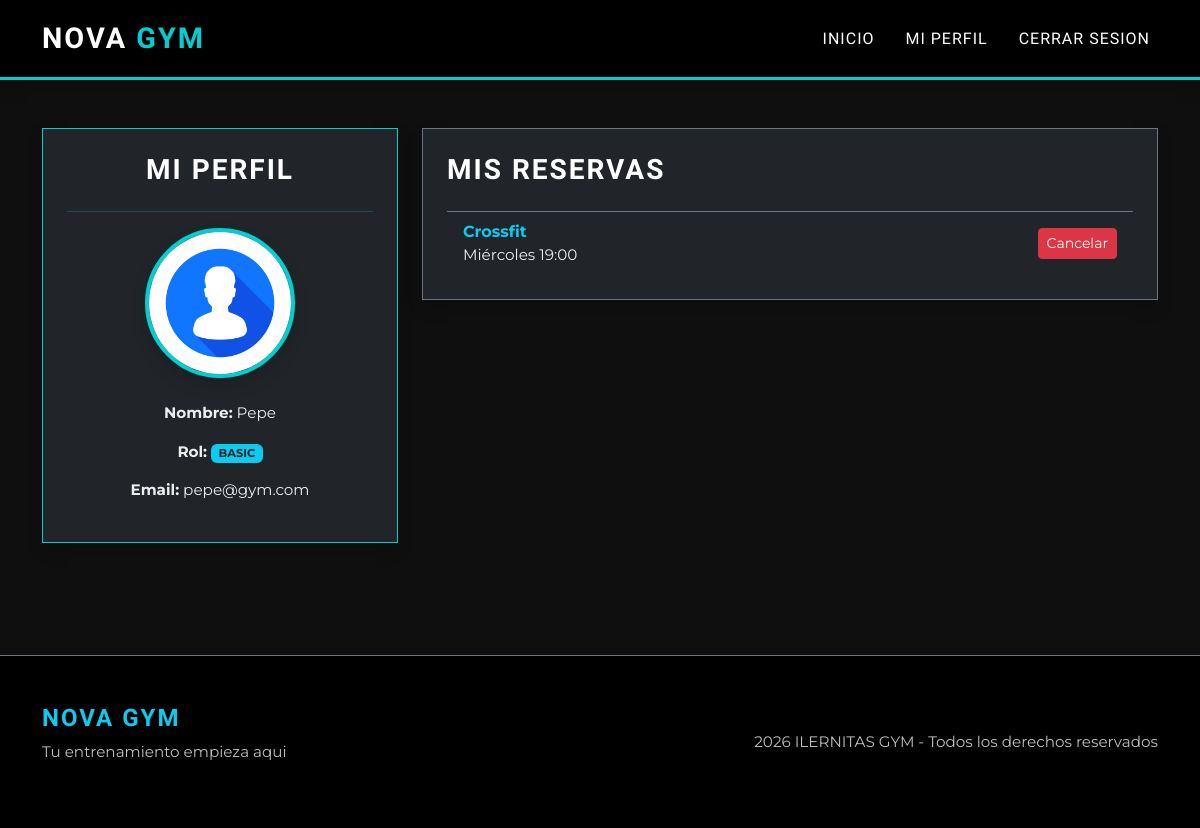
/pages/perfil.php (signed in), run on the app's committed database.
### tables this page shows
CREATE TABLE reservas (
    id INTEGER PRIMARY KEY AUTOINCREMENT,
    id_usuario INTEGER NOT NULL,
    id_clase INTEGER NOT NULL,
    fecha_reserva TEXT DEFAULT CURRENT_TIMESTAMP,
    FOREIGN KEY (id_usuario) REFERENCES usuarios(id) ON DELETE CASCADE,
    FOREIGN KEY (id_clase) REFERENCES clases(id) ON DELETE CASCADE,
    UNIQUE(id_usuario, id_clase)
);

CREATE TABLE clases (
    id INTEGER PRIMARY KEY AUTOINCREMENT,
    nombre TEXT NOT NULL,
    descripcion TEXT,
    dia_semana TEXT NOT NULL,
    hora_inicio TEXT NOT NULL,
    hora_fin TEXT NOT NULL,
    sala TEXT,
    id_profesor INTEGER,
    aforo_maximo INTEGER DEFAULT 20,
    solo_premium INTEGER DEFAULT 0, 
    imagen TEXT, 
    FOREIGN KEY (id_profesor) REFERENCES usuarios(id) ON DELETE SET NULL
);

### pages/perfil.php (the view, shortened to what this page needs)
<?php
include '../includes/header.php';
include '../includes/db_conexion.php';
?>
<div class="container mt-5 mb-5">
    <div class="row">
        <div class="col-md-4 mb-4">
            <div class="card bg-dark text-white p-4 shadow border-info text-center h-100" style="border-radius: 0;">
                <h3 style="font-family: 'Oswald', sans-serif;">MI PERFIL</h3>
                <hr class="border-info">
                <div class="mb-4">
                    <img src="../img/perfilFoto.jpg"
                        class="rounded-circle border border-info shadow"
                        alt="Avatar"
                        style="width: 150px; height: 150px; object-fit: cover;">
                </div>
                <p style="font-family: 'Montserrat', sans-serif;">
                    <strong>Nombre:</strong> <?php echo htmlspecialchars($_SESSION['nombre']); ?>
                </p>
                <p style="font-family: 'Montserrat', sans-serif;">
                    <strong>Rol:</strong>
                    <span class="badge bg-info text-dark"><?php echo strtoupper($_SESSION['rol']); ?></span>
                </p>
                <p style="font-family: 'Montserrat', sans-serif;">
                    <strong>Email:</strong> <?php echo htmlspecialchars($_SESSION['email']); ?>
                </p>
            </div>
        </div>
        <div class="col-md-8">
            <?php if ($_SESSION['rol'] === 'admin'): ?>
                <div class="card bg-dark text-white p-4 shadow border-secondary" style="border-radius: 0;">
                    <h3 style="font-family: 'Oswald', sans-serif; color: #00cfd1;">PANEL DE ADMIN</h3>
                    <div class="row mt-4 mb-3">
                        <div class="col-12">
                            <a href="adminUsuarios.php" class="btn btn-outline-info w-100 py-3 fw-bold" style="border-radius: 0; border-width: 2px;">
                                GESTIONAR USUARIOS (CREAR / BORRAR)
                            </a>
                        </div>
                    </div>
                    <h5 class="mt-2 text-muted" style="font-family: 'Oswald', sans-serif;">GESTION DE CLASES</h5>
                    <div class="row mt-2">
                        <div class="col-sm-4">
                            <a href="crearClases.php" class="btn btn-success w-100 py-3 mb-2" style="border-radius: 0;"> Anadir Clase</a>
                        </div>
                        <div class="col-sm-4">
                            <a href="eliminarClases.php" class="btn btn-danger w-100 py-3 mb-2" style="border-radius: 0;"> Eliminar Clases</a>
                        </div>
                        <div class="col-sm-4">
                            <a href="editarClases.php" class="btn btn-warning w-100 py-3 mb-2" style="border-radius: 0;"> Editar Clases</a>
                        </div>
                    </div>
                </div>
            <?php else: ?>
                <div class="card bg-dark text-white p-4 shadow border-secondary" style="border-radius: 0;">
                    <h3 style="font-family: 'Oswald', sans-serif;">MIS RESERVAS</h3>
                    <?php
                    $id_user = $_SESSION['id'];
                    $sql_reservas = "SELECT r.id as id_reserva, c.nombre, c.dia_semana, c.hora_inicio
                                     FROM reservas r
                                     JOIN clases c ON r.id_clase = c.id
                                     WHERE r.id_usuario = $id_user";
                    $res_reservas = $db->query($sql_reservas);
                    ?>
                    <ul class="list-group list-group-flush mt-3 bg-dark">
                        <?php while ($reserva = $res_reservas->fetchArray(SQLITE3_ASSOC)):
                        ?>
                            <li class="list-group-item bg-dark text-white border-secondary d-flex justify-content-between align-items-center">
                                <div>
                                    <strong class="text-info"><?php echo $reserva['nombre']; ?></strong>
                                    <span class="d-block small text-muted"><?php echo $reserva['dia_semana'] . ' ' . $reserva['hora_inicio']; ?></span>
                                </div>
                                <a href="../sessions/cancelarReserva.php?id=<?php echo $reserva['id_reserva']; ?>" class="btn btn-sm btn-danger">Cancelar</a>
                            </li>
                        <?php endwhile; ?>
                    </ul>
                </div>
            <?php endif; ?>
        </div>
    </div>
</div>
<?php include '../includes/footer.php'; ?>

### styles/style.css (style rules this page uses)
html, body { height: 100%; }
body { font-family: "Montserrat", sans-serif; background-color: #0f0f0f; color: #ffffff; margin: 0; padding: 0; display: flex; flex-direction: column; overflow-x: hidden; }
main, .main-content, .container.mt-5 { flex: 1 0 auto; }
h1, h2, h3, h4, .navbar-brand { font-family: "Oswald", sans-serif; text-transform: uppercase; font-weight: 700; letter-spacing: 2px; }
.card { background-color: #1a1a1a; border-radius: 0; border: 1px solid #333; color: #fff; transition: all 0.3s ease; }
.card p, .text-muted { color: #eeeeee !important; font-size: 0.95rem; }
.border-info { border-color: #00cfd1 !important; }
.rounded-circle { border-width: 4px !important; border-color: #00cfd1 !important; }

### data on the page
reservas: id_clase.nombre "Crossfit", id_clase.dia_semana "Miércoles", id_clase.hora_inicio "19:00"

### other printed values
$_SESSION['nombre'] "Pepe"
$_SESSION['rol'] "BASIC"
$_SESSION['email'] "pepe@gym.com"
